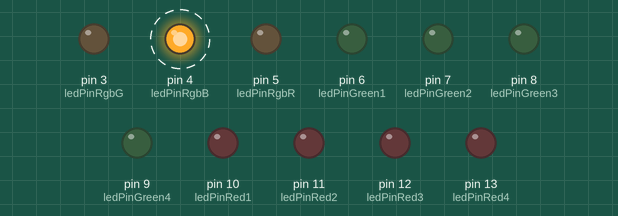
Simulated run of this sketch. Board: Arduino Uno, built with avr-gcc and run on an emulated ATmega328P. Parts: output pins drawn as LEDs (lit = HIGH). Dashed ring = blinking. What the sketch prints to the serial monitor is not drawn.

Above: at 0.5 s.
Timing chart, 0 to 3.0 s (numbered marks = the images above):
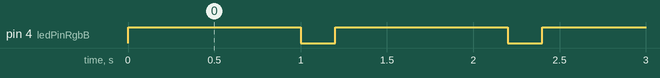

Measured:
- by itself, pin 4 (ledPinRgbB): alternates HIGH for 1.0 s and LOW for 0.20 s

The sketch:

TPC_2.3_ou_l__o_que_era.ino
```cpp
const int ledPinRed4=13;
const int ledPinRed3=12;
const int ledPinRed2=11;
const int ledPinRed1=10;

const int ledPinGreen4=9;
const int ledPinGreen3=8;
const int ledPinGreen2=7;
const int ledPinGreen1=6;

const int ledPinRgbR=5;
const int ledPinRgbB=4;
const int ledPinRgbG=3;

const int buttonPin=2;

int buttonState;
int lastButtonState=LOW;

long lastDebounceTime=0;
long debounceDelay=50;

const long longPressDelay=3000;

int contador;
int resultado;

unsigned int randomNumber;


  void setup()
  {
    Serial.begin(9600);
    for (int leds=3; leds<=13; leds++){
      pinMode(leds, OUTPUT); // Prepara todos os LedPins
    }
    pinMode(buttonPin, INPUT); // Prepara o pin do botão
    randomSeed(analogRead(A0));


    Serial.println("Press button to start!");
  }


  void loop(){
	contador =1;
    resultado=0;
    loseScreen();
  }


void pressCounter(){

  int reading = digitalRead(buttonPin);
   if (reading != lastButtonState) {
    lastDebounceTime = millis();
  }
  if ((millis() - lastDebounceTime) > debounceDelay) {

    if (reading != buttonState) {
      buttonState = reading;

      if (buttonState == HIGH) {
        Serial.println("etc etc");

      }
    }
  }


   lastButtonState = reading;
}


void singlePress(){
  int reading = digitalRead(2);

  if (reading != lastButtonState){
  lastDebounceTime = millis();

  	if((millis() - lastDebounceTime) > debounceDelay){
        Serial.println("O JOGO VAI COMECAR");
   }
    if(buttonState!=reading){
    	buttonState=reading;
    }

 }
}

void winScreen(){
  if (contador == resultado){
   //varrimento
  }
}

void loseScreen(){
    for (int i=6;i<=13;i++){
      if (i%2 == 0){
      	digitalWrite(ledPinRgbB,HIGH);
        delay(1000);
      }
      else{
        digitalWrite(ledPinRgbB,LOW);
      	delay(200);
      }
    }
  }

void game(){
}

void timer(){
  millis();
}
```
